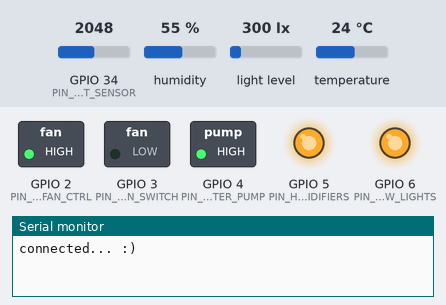
Bench run of a sketch on a simulated ESP32-S3. Shown: switched loads named in the sketch (green lamp = pin HIGH), output pins drawn as LEDs (lit = HIGH), the last lines printed to the serial monitor. The test bench sets the inputs (shaded band); at power-on: humidity 55 %, GPIO 34 (PIN_SOIL_MOIST_SENSOR) = 2048, light level 300 lx, temperature 24 °C (analog values on the 0–4095 scale). WiFi joins after 1.5 s; servers stay silent unless stated.

Above: at 2.7 s.
2.8 s: humidity set to 41 %
7.7 s: humidity set to 38 %
At 13.7 s:
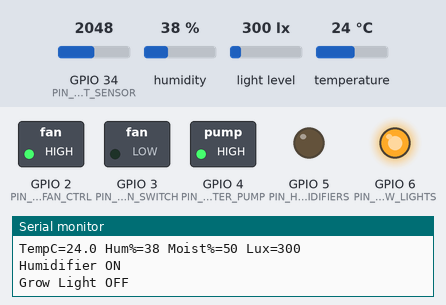
14.0 s: GPIO 34 (PIN_SOIL_MOIST_SENSOR) set to 2593
15.7 s: GPIO 34 (PIN_SOIL_MOIST_SENSOR) set to 2689
At 16.8 s:
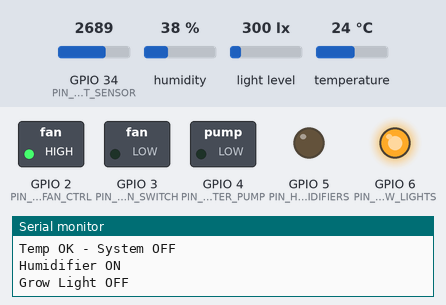
18.0 s: light level set to 209 lx
24.0 s: light level set to 184 lx
At 26.9 s:
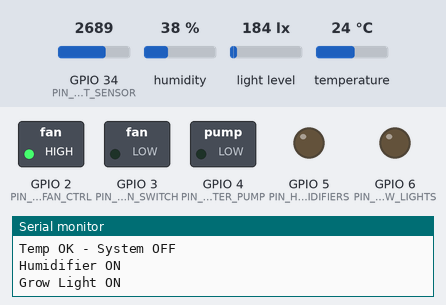
Timing chart, 0 to 28.4 s (numbered marks = the images above; inputs shaded):
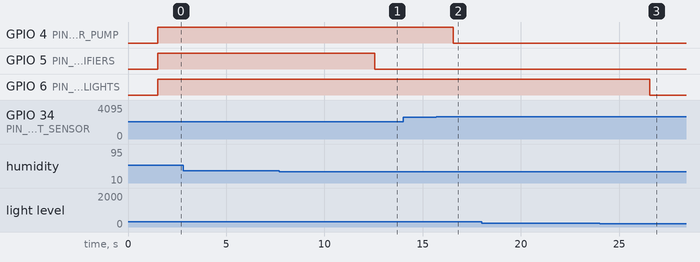

The sketch:

code.ino
```cpp
#include <Wire.h>
#include <DHT11.h>
#include <BH1750.h>
#include <SimpleTimer.h>
#include <WiFiManager.h>
#include <WiFi.h>

SimpleTimer timer;

// Outputs (relays) - verify these are valid GPIOs for your ESP32 board
#define PIN_HEATER_FAN_CTRL   2
#define PIN_HEATER_FAN_SWITCH 3
#define PIN_WATER_PUMP        4
#define PIN_HUMIDIFIERS       5
#define PIN_GROW_LIGHTS       6

// Inputs (ESP32-safe choices)
#define PIN_DHT11_SENSOR      16     // avoid 6-11
#define PIN_SOIL_MOIST_SENSOR 34     // ADC1 pin (works with Wi-Fi)

DHT11 dht11(PIN_DHT11_SENSOR);
BH1750 lightMeter;

// Thresholds
float min_temp  = 18.0;
float max_temp  = 28.0;
float min_humid = 40.0;
float min_moist = 35.0;
float min_lux   = 200.0;

// Pump timing
unsigned long pump_duration_ms = 5000;
unsigned long pump_start_ms = 0;

// Readings
float tempC = NAN;
float hum   = NAN;
float moist = NAN;
float lux   = NAN;

// Relay helpers (active-low relay modules)
void relayOn(int pin)  { digitalWrite(pin, LOW); }
void relayOff(int pin) { digitalWrite(pin, HIGH); }
bool relayIsOn(int pin){ return digitalRead(pin) == LOW; }

float readSoilMoistPct() {
  int raw = analogRead(PIN_SOIL_MOIST_SENSOR);
  return 100.0f - (100.0f * (float)raw / 4095.0f); // ESP32 ADC is 12-bit by default
}

void readSensors() {
  float t = dht11.readTemperature();
  float h = dht11.readHumidity();

  // If your DHT library returns invalid values, guard here.
  // (Some libs return 0 on error; some return NAN; adapt as needed.)
  if (!isnan(t)) tempC = t;
  if (!isnan(h)) hum   = h;

  moist = readSoilMoistPct();
  lux   = lightMeter.readLightLevel();

  Serial.print("TempC=");  Serial.print(tempC, 1);
  Serial.print(" Hum%=");  Serial.print(hum, 0);
  Serial.print(" Moist%=");Serial.print(moist, 0);
  Serial.print(" Lux=");   Serial.println(lux, 0);
}

void controlTemperature() {
  if (isnan(tempC)) return;

  if (tempC < min_temp) {
    relayOn(PIN_HEATER_FAN_CTRL);
    digitalWrite(PIN_HEATER_FAN_SWITCH, HIGH); // HEAT direction
    Serial.println("Heater ON");
  } else if (tempC > max_temp) {
    relayOn(PIN_HEATER_FAN_CTRL);
    digitalWrite(PIN_HEATER_FAN_SWITCH, LOW);  // FAN direction
    Serial.println("Fan ON");
  } else {
    relayOff(PIN_HEATER_FAN_CTRL);
    Serial.println("Temp OK - System OFF");
  }
}

void controlHumidity() {
  if (isnan(hum)) return;

  if (hum < min_humid) {
    relayOn(PIN_HUMIDIFIERS);
    Serial.println("Humidifier ON");
  } else {
    relayOff(PIN_HUMIDIFIERS);
    Serial.println("Humidifier OFF");
  }
}

void controlIrrigation() {
  if (isnan(moist)) return;

  if (!relayIsOn(PIN_WATER_PUMP)) {
    if (moist < min_moist) {
      relayOn(PIN_WATER_PUMP);
      pump_start_ms = millis();
      Serial.println("Irrigation ON");
    }
  } else {
    if ((millis() - pump_start_ms >= pump_duration_ms) || moist >= min_moist) {
      relayOff(PIN_WATER_PUMP);
      Serial.println("Irrigation OFF");
    }
  }
}

void controlLight() {
  if (isnan(lux)) return;

  if (lux < min_lux) {
    relayOn(PIN_GROW_LIGHTS);
    Serial.println("Grow Light ON");
  } else {
    relayOff(PIN_GROW_LIGHTS);
    Serial.println("Grow Light OFF");
  }
}

void setup() {
  Serial.begin(115200);

  // WiFiManager
  WiFi.mode(WIFI_STA);
  WiFiManager wm;

  // Keep this commented for normal operation; use only when you want to wipe creds.
  wm.resetSettings();

  bool res;
  res = wm.autoConnect("AutoConnectAP", "password");
  if (!res) {
    Serial.println("Failed to connect");
  }
  else {
    Serial.println("connected... :)");
  }

  pinMode(PIN_HEATER_FAN_CTRL, OUTPUT);
  pinMode(PIN_HEATER_FAN_SWITCH, OUTPUT);
  pinMode(PIN_WATER_PUMP, OUTPUT);
  pinMode(PIN_HUMIDIFIERS, OUTPUT);
  pinMode(PIN_GROW_LIGHTS, OUTPUT);

  relayOff(PIN_HEATER_FAN_CTRL);
  digitalWrite(PIN_HEATER_FAN_SWITCH, LOW); // explicit default
  relayOff(PIN_WATER_PUMP);
  relayOff(PIN_HUMIDIFIERS);
  relayOff(PIN_GROW_LIGHTS);

  // ESP32 ADC config (optional but recommended)
  analogReadResolution(12); // 0..4095

  Wire.begin();       // If using custom SDA/SCL, pass them here: Wire.begin(SDA, SCL)
  lightMeter.begin();

  timer.setInterval(2000, readSensors);
  timer.setInterval(3000, controlTemperature);
  timer.setInterval(5000, controlHumidity);
  timer.setInterval(1000, controlIrrigation);
  timer.setInterval(5000, controlLight);
}

void loop() {
  timer.run();
}
```

Measured:
- the behaviour switches between 40 and 39 % on humidity (found by bisection; images 0 and 1)
- the behaviour switches between 2661 and 2662 on GPIO 34 (PIN_SOIL_MOIST_SENSOR) (found by bisection; images 1 and 2)
- the behaviour switches between 200 and 199 lx on light level (found by bisection; images 2 and 3)
- after the input at 7.7 s, GPIO 5 (PIN_HUMIDIFIERS): HIGH → LOW after 4.9 s
- after the input at 15.7 s, GPIO 4 (PIN_WATER_PUMP): HIGH → LOW after 0.85 s
- after the input at 24.0 s, GPIO 6 (PIN_GROW_LIGHTS): HIGH → LOW after 2.6 s
